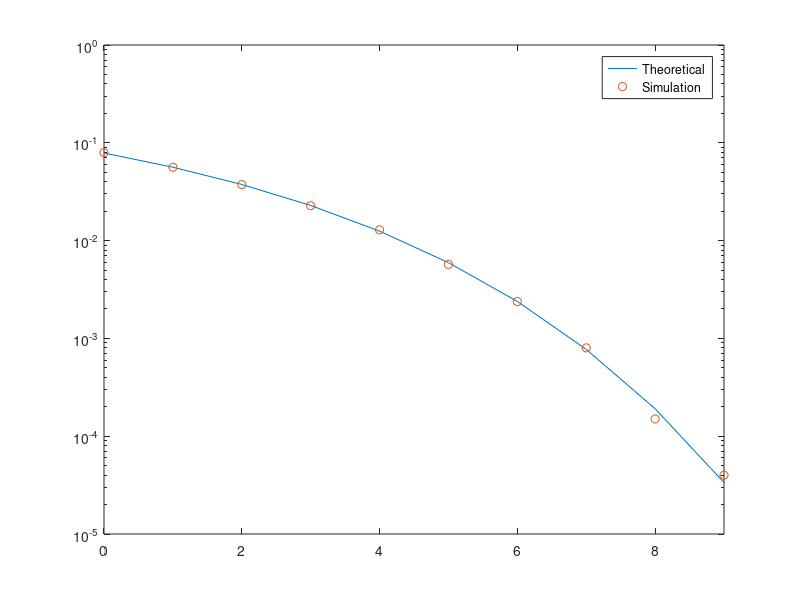

Reproduce this figure in MATLAB.
 %https://nl.mathworks.com/matlabcentral/fileexchange/25922-ber-of-bpsk-in-awgn-channel
 %This program simulates BER of BPSK in AWGN channel%
 clear all; close all; clc;
 num_bit=100000;                          %Signal length 
 max_run=1;                              %Maximum number of iterations for a single SNR
 Eb=1;                                    %Bit energy
 SNRdB=0:1:9;                             %Signal to Noise Ratio (in dB)
 SNR=10.^(SNRdB/10);                      

 for count=1:length(SNR)                  %Beginning of loop for different SNR
     avgError=0;
     No=Eb/SNR(count);                    %Calculate noise power from SNR
     
     for run_time=1:max_run               %Beginning of loop for different runs
         %waitbar((((count-1)*max_run)+run_time-1)/(length(SNRdB)*max_run));
         Error=0;
         
         %data=randint(1,num_bit);         %Generate binary data source
         data=randi([0, 1], 1,num_bit);         %Generate binary data source

         s=2*data-1;                      %Baseband BPSK modulation
         
         %N=sqrt(No/2)*randn(1,num_bit);   %Generate AWGN
         N=sqrt(No/2)*randn(1,num_bit);   %Generate AWGN

         
         Y=s+N;                           %Received Signal
         
         for k=1:num_bit                  %Decision device taking hard decision and deciding error
             if ((Y(k)>0 && data(k)==0)||(Y(k)<0 && data(k)==1))
                 Error=Error+1;
             end
         end
        
         Error=Error/num_bit;             %Calculate error/bit
         avgError=avgError+Error;         %Calculate error/bit for different runs        
     end                                  %Termination of loop for different runs
     BER_sim(count)=avgError/max_run;     %Calculate BER for a particular SNR                                  
 end                                      %Termination of loop for different SNR 
 BER_th=(1/2)*erfc(sqrt(SNR));            %Calculate analytical BER
 
 semilogy(SNRdB,BER_th);              %Plot BER
 hold on
 semilogy(SNRdB,BER_sim, 'o');
 legend('Theoretical','Simulation');
 axis([min(SNRdB) max(SNRdB) 10^(-5) 1]);
 hold off
